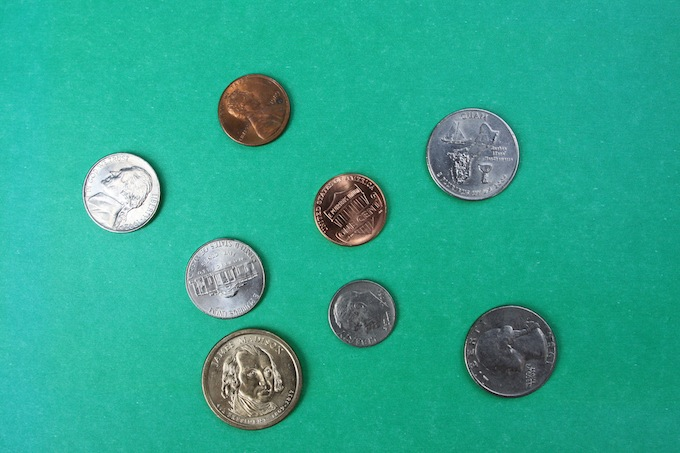
#> input picture TestImages/Coins1.jpg, 680 x 453 px, found by its file name
$ python otherwater.py
#> lines starting #> are read from the running program, lines starting #| are printed output that depends on the picture; after the words box and inside, x2 and y2 are one past the last pixel; in counts of white or black regions, pixels touching at a corner belong together
import sys
import cv2
import numpy
from scipy.ndimage import label

def showAndWait(title, image):
    cv2.imshow(title, image)
    cv2.waitKey(0)


def segment_on_dt(a, img):
    border = cv2.dilate(img, None, iterations=5)
    border = border - cv2.erode(border, None)

    dt = cv2.distanceTransform(img, 2, 3)
    dt = ((dt - dt.min()) / (dt.max() - dt.min()) * 255).astype(numpy.uint8)
    _, dt = cv2.threshold(dt, 180, 255, cv2.THRESH_BINARY)
    showAndWait("Distance", dt)
    lbl, ncc = label(dt)
    lbl = lbl * (255/ncc)
    # Completing the markers now.
    lbl[border == 255] = 255
    cv2.imshow("labels", lbl)
    lbl = lbl.astype(numpy.int32)

    cv2.watershed(a, lbl)

    lbl[lbl == -1] = 0
    lbl = lbl.astype(numpy.uint8)
    return 255 - lbl


img = cv2.imread("TestImages/Coins1.jpg")
#> img is the input picture: shape (453, 680, 3); mean B, G, R 143.4, 166.8, 44.8

# Pre-processing.
(b, g, r) = cv2.split(img)
diff = cv2.subtract(g, r)
img_gray = diff
_, img_bin = cv2.threshold(img_gray, 0, 255,
        cv2.THRESH_OTSU)
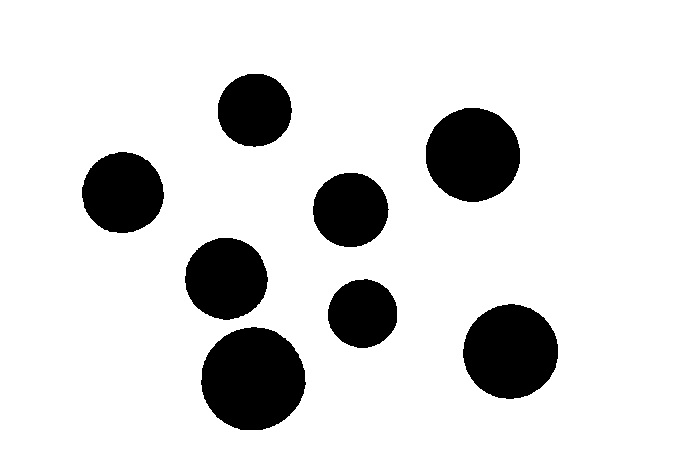
#> img_bin: shape (453, 680); 85.3% white; 8 black regions, largest, box (x1, y1, x2, y2) and area: (201, 327, 306, 430) 8399, (463, 304, 558, 399) 7014, (426, 108, 520, 202) 6939
showAndWait("diff", diff)
img_bin = cv2.morphologyEx(img_bin, cv2.MORPH_OPEN,
        numpy.ones((3, 3), dtype=int))
showAndWait("img_bin", img_bin)

result = segment_on_dt(img, img_bin)
#> in segment_on_dt, `border = cv2.dilate(img, None, iterations=5)`: border: shape (453, 680); 89.4% white; 8 black regions, largest, box (x1, y1, x2, y2) and area: (207, 333, 300, 425) 6435, (469, 310, 553, 393) 5220, (431, 113, 515, 197) 5159
#> in segment_on_dt, `border = border - cv2.erode(border, None)`: border: shape (453, 680); 0.77% white in thin lines or dots, all inside (x1, y1, x2, y2) = (86, 78, 554, 426)
#> in segment_on_dt, `dt = ((dt - dt.min()) / (dt.max() - dt.min()) * 255).astype(numpy.uint8)`:
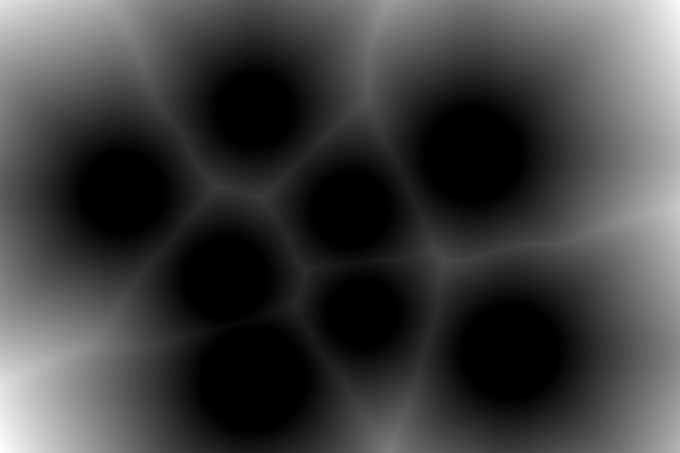
#> dt: shape (453, 680); min 0, max 255, mean 62.8
#> in segment_on_dt, `_, dt = cv2.threshold(dt, 180, 255, cv2.THRESH_BINARY)`: dt: shape (453, 680); 3.9% white; 4 white regions, box (x1, y1, x2, y2) and area: (0, 346, 66, 453) 4806, (606, 0, 680, 144) 4503, (0, 0, 92, 40) 1896, (661, 168, 680, 250) 748
#> in segment_on_dt, `lbl, ncc = label(dt)`:
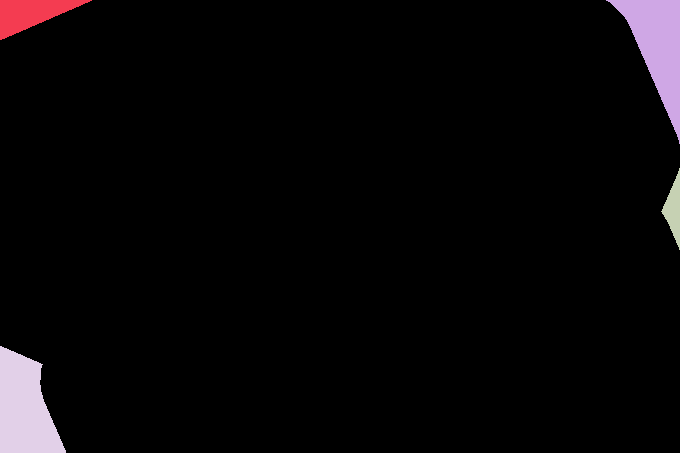
#> lbl: shape (453, 680) int32; 5 distinct labels, from 0 to 4; one colour per label, 0 black
#> in segment_on_dt, `lbl, ncc = label(dt)`: ncc = 4
#> in segment_on_dt, `lbl[border == 255] = 255`: lbl: shape (453, 680) float64; min 0, max 255, mean 8.7
#> in segment_on_dt, `lbl = lbl.astype(numpy.int32)`: lbl: shape (453, 680) int32; 5 distinct labels, from 0 to 255
#> in segment_on_dt, `lbl[lbl == -1] = 0`:
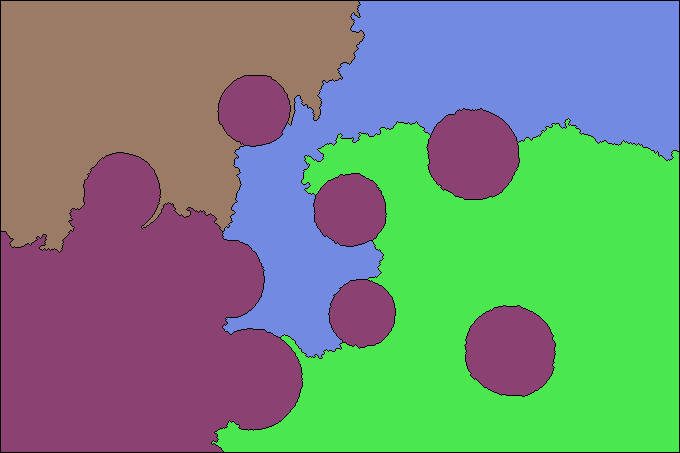
#> lbl: shape (453, 680) int32; 5 distinct labels, from 0 to 255; one colour per label, 0 black
#> in segment_on_dt, `lbl = lbl.astype(numpy.uint8)`:
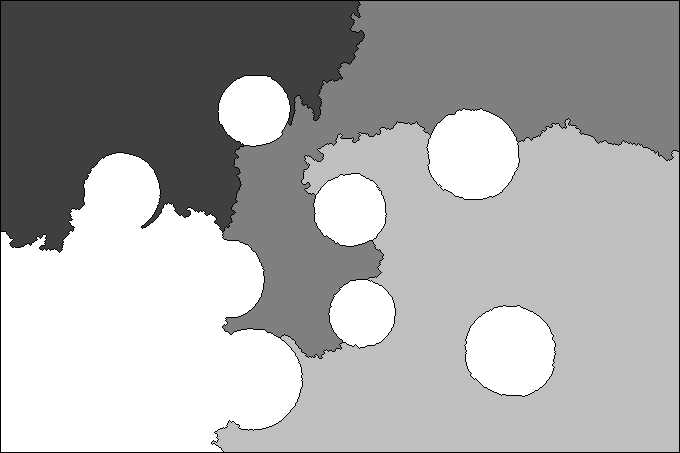
#> lbl: shape (453, 680); min 0, max 255, mean 169.3
#> in segment_on_dt, `return 255 - lbl`:
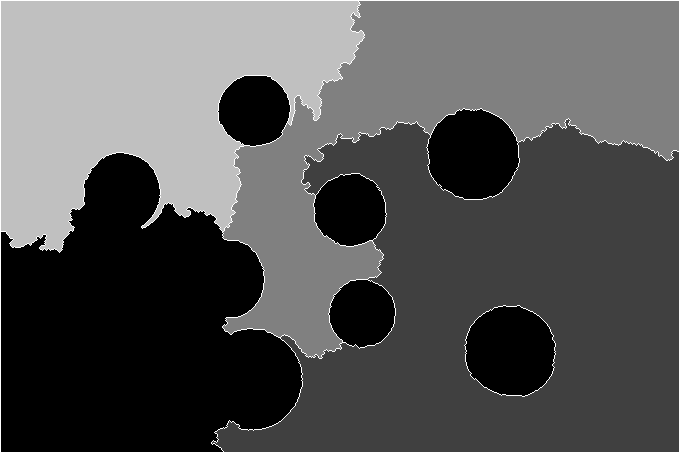
#> returned value: shape (453, 680); min 0, max 255, mean 85.7


result[result != 255] = 0
#> result: shape (453, 680); 1.7% white in thin lines or dots
result = cv2.dilate(result, None)
#> result: shape (453, 680); 5.1% white; 2 white regions, box (x1, y1, x2, y2) and area: (0, 0, 680, 453) 14765, (463, 304, 557, 398) 1032
img[result == 255] = (0, 0, 255)
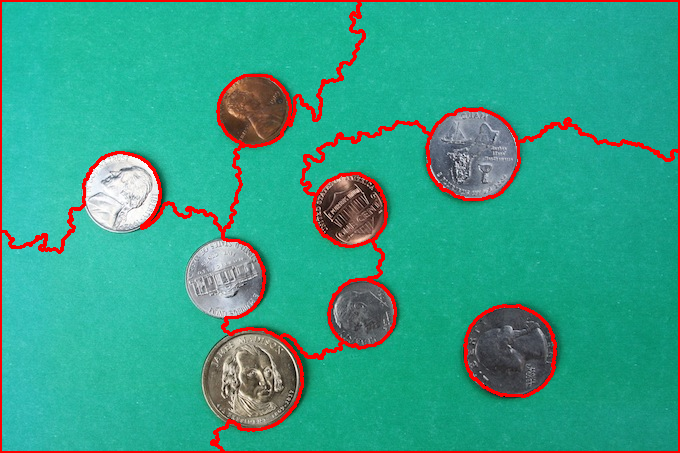
#> img: shape (453, 680, 3); 5.13% of pixels changed, all inside (x1, y1, x2, y2) = (0, 0, 680, 453)
showAndWait("Final", img)

cv2.destroyAllWindows()

$ run again, with TestImages/Coins2.jpg copied over TestImages/Coins1.jpg
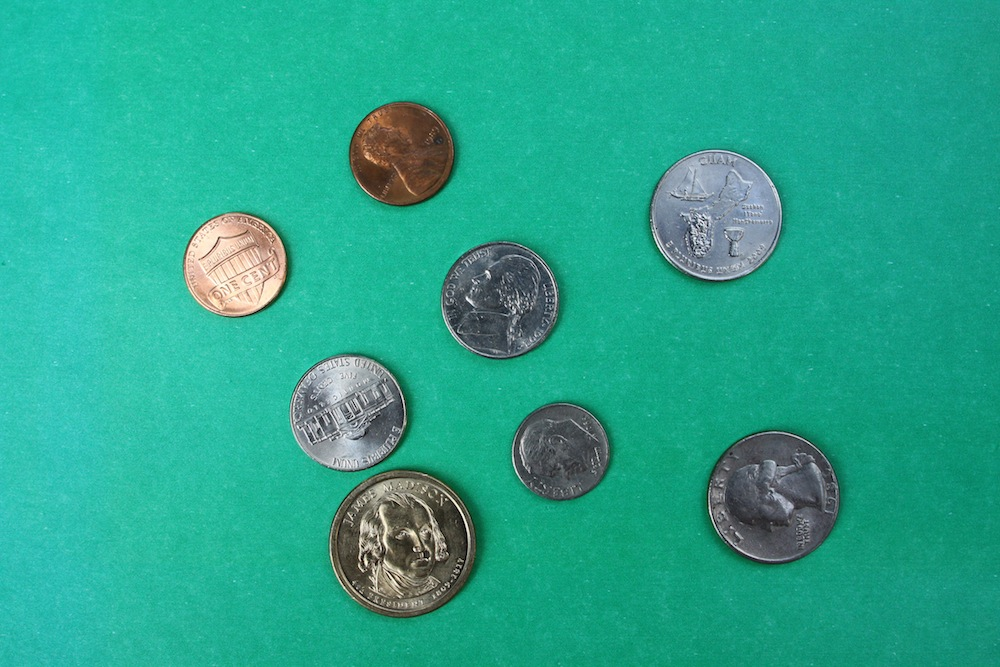
#> input picture TestImages/Coins2.jpg, 1000 x 667 px, found by its file name
#> img is the input picture: shape (667, 1000, 3); mean B, G, R 140.5, 165.1, 40.2
#> in segment_on_dt, `lbl, ncc = label(dt)`:
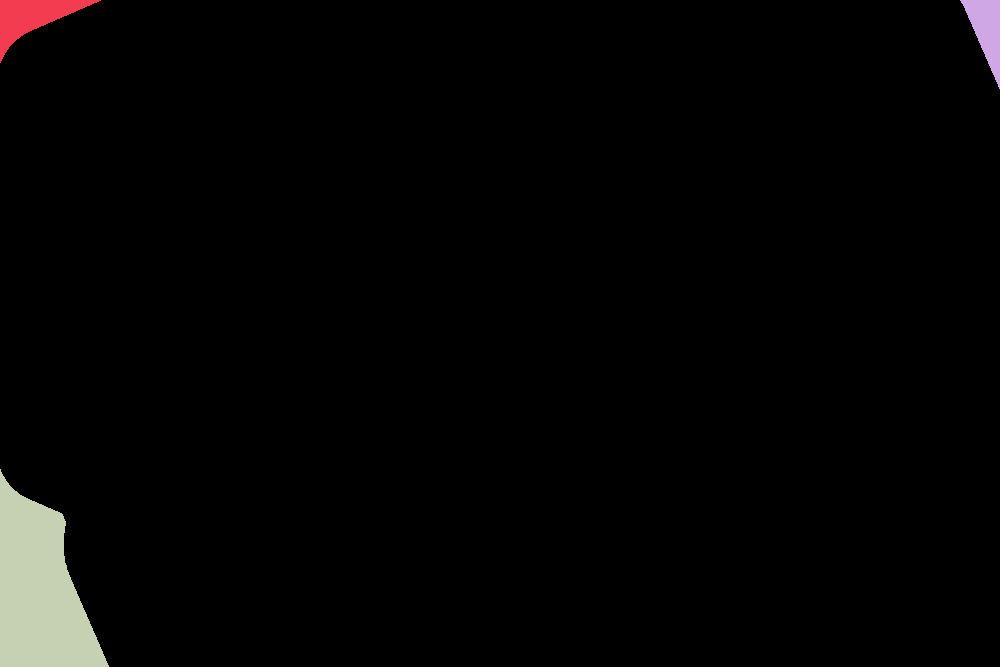
#> lbl: shape (667, 1000) int32; 4 distinct labels, from 0 to 3; one colour per label, 0 black
#> ncc = 3
#> `img[result == 255] = (0, 0, 255)`:
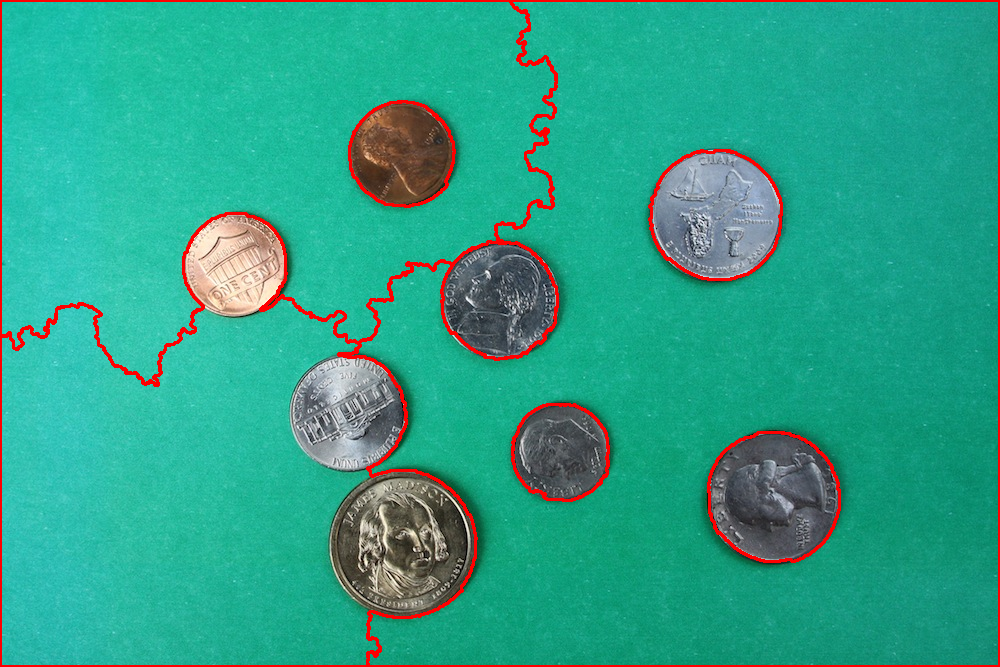
#> img: shape (667, 1000, 3); 3.13% of pixels changed, all inside (x1, y1, x2, y2) = (0, 0, 1000, 667)

$ run again, with TestImages/Blowhole013.jpg copied over TestImages/Coins1.jpg
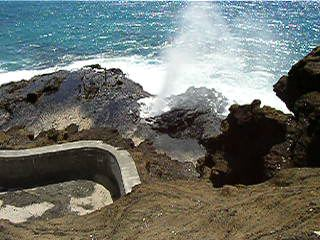
#> input picture TestImages/Blowhole013.jpg, 320 x 240 px, found by its file name
#> img is the input picture: shape (240, 320, 3); mean B, G, R 107.7, 113.1, 108.1
#> `_, img_bin = cv2.threshold(img_gray, 0, 255, cv2.THRESH_OTSU)`:
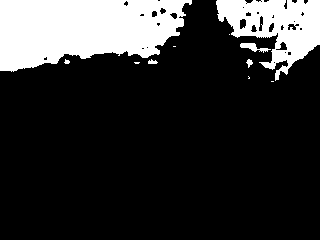
#> img_bin: shape (240, 320); 19.3% white; 11 white regions (5 under 20 px), largest, box (x1, y1, x2, y2) and area: (0, 0, 192, 72) 10296, (216, 0, 320, 81) 4318, (240, 43, 271, 53) 135, (246, 59, 253, 68) 34, (148, 59, 158, 64) 33, (64, 59, 70, 64) 20
#> ncc = 1
#> result: shape (240, 320); 2.9% white; 1 white region, box (x1, y1, x2, y2) and area: (0, 0, 320, 240) 2224
#> `img[result == 255] = (0, 0, 255)`:
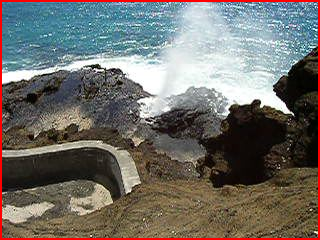
#> img: shape (240, 320, 3); 2.9% of pixels changed, all inside (x1, y1, x2, y2) = (0, 0, 320, 240)
